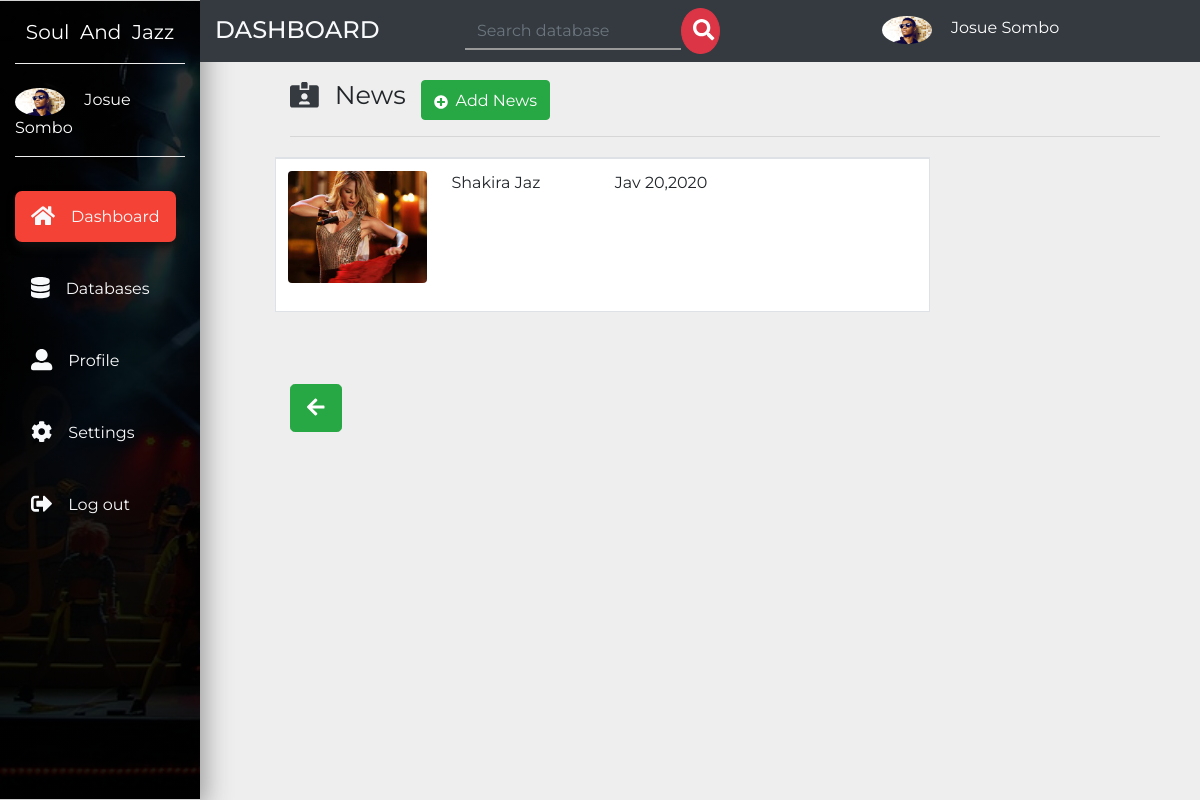
/admin/act/view.php?view=1, run on the app's committed database.
### tables this page shows
CREATE TABLE `user` (
  `id` int(11) NOT NULL AUTO_INCREMENT,
  `name` varchar(20) NOT NULL,
  `email` varchar(20) NOT NULL,
  `password` varchar(20) NOT NULL,
  `address` varchar(200) NOT NULL,
  `language` varchar(20) NOT NULL,
  `avatar` varchar(255) NOT NULL,
  `privilege` varchar(10) DEFAULT NULL,
  PRIMARY KEY (`id`)
);

CREATE TABLE `news` (
  `id` int(11) NOT NULL AUTO_INCREMENT,
  `news_name` varchar(25) NOT NULL,
  `news_img` varchar(25) NOT NULL,
  `news_date` varchar(30) NOT NULL,
  PRIMARY KEY (`id`)
);

### admin/db-conf.php (called while the page is built, shortened)
<?php
$con = mysqli_connect('localhost','josue','josue','blog');
$id_loginuser = $_SESSION['user'];
$sql = "SELECT * from user where id='$id_loginuser'";
$result = mysqli_query($con,$sql);
while($row = mysqli_fetch_assoc($result))
{
$name = $row['name'];
$avatar = $row['avatar'];
}
?>

### admin/act/view.php (the view, shortened to what this page needs)
<?php include_once('../db-conf.php');?>
<?php
 if (isset($_GET['view'])) {
   $id = $_GET['view'];
 }else{
  header("location:index.php");
 }
?>
<!DOCTYPE html>
<html lang="en">
  <head>
    <link rel="stylesheet" href="https://stackpath.bootstrapcdn.com/bootstrap/4.3.1/css/bootstrap.min.css">
    <link href="../../css/all.css" rel="stylesheet">
    <link rel="stylesheet" href="../../css/master.css">
  </head>
  <body>
  <nav class="navbar navbar-expand-md navbar-dark small">
  <div class="collapse navbar-collapse" id="navbarNavDropdown">
    <div class="container-fluid">
      <div class="row">
         <div class="col-lg-2 col-md-2 sidebar fixed-top">
         <a class="navbar-brand text-white d-block mx-auto text-center py-3 mb-4 botton-brand" href="../header.php">Soul &nbsp;And &nbsp;Jazz</a>
         <div class="botton-brand pb-3 mb-5">
           <img src="<?php echo "../".$avatar;?>" class="rounded-circle mr-3" width="50" alt="image">
           <a href="../header.php" class="text-white small-link"><?php echo $name;?></a>
         </div>
         <ul class="navbar-nav flex-column mt-4">
           <li class="navbar-item mb-5 mt-xs-2"><a href="../header.php" class="navbar-link text-light p-3 sidebar-link current"><i class="fa fa-home text-light fa-lg mr-3"></i>Dashboard</a></li>
           <li class="navbar-item mb-5"><a href="../database.php" class="navbar-link text-light p-3 sidebar-link"><i class="fas fa-database text-light fa-lg mr-3"></i>Databases</a></li>
           <li class="navbar-item mb-5"><a href="../profile.php" class="navbar-link text-light p-3 sidebar-link"><i class="fas fa-user-alt text-light fa-lg mr-3"></i>Profile</a></li>
           <li class="navbar-item mb-5"><a href="../setting.php" class="navbar-link text-light p-3 sidebar-link"><i class="fas fa-cog text-light fa-lg mr-3"></i>Settings</a></li>
           <li class="navbar-item mb-5"><a href="../logout.php" data-toggle="modal" data-target="#logout" class="navbar-link text-light p-3 sidebar-link"><i class="fas fa-sign-out-alt text-light fa-lg mr-3"></i>Log out</a></li>
         </ul>
         </div>
         <div class="col-lg-10 col-md-10 rightbar bg-dark ml-auto fixed-top py-2">
           <div class="row">
             <div class="col-md-3">
              <h4 class="text-uppercase text-light mb-0 pt-2">Dashboard</h4>
             </div>
             <div class="col-md-5 small-hide">
              <form method="post" action="../search.php" class="form-inline mb-0">
                <input type="search" name="search" id="search" placeholder="Search database" class="form-control search-bar">
                <button class="btn btn-danger search-button"><i class="fas fa-search fa-lg" style="margin-left: -5px;"></i></button>
              </form>
             </div>
             <div class="col-md-4 pt-2 small-hide">
               <img src="<?php echo "../".$avatar;?>" class="rounded-circle mr-3" width="50" alt="image">
               <a href="" class="text-white"><?php echo $name;?></a>
             </div>
           </div>
         </div>
      </div>
    </div>
  </div>
</nav>
<div class="container-fluid">
  <div class="row">
    <div class="col-lg-9 ml-auto " id="left-side">
      <div class="row pt-5 mt-3 mb-5">
        <div class="col-sm-12 mb-1">
          <h3 class="display-4 mt-auto" style="width:15%;font-size: 1.6rem;float: left;"><i class="fas fa-id-card-alt text-light fa-1x mr-3 text-dark mr-3"></i><strong class="pt-5">News</strong></h3> <a href="index.php" class="btn btn-success"><i class="fas fa-plus-circle pr-2 icon"></i>Add News</a>
        <hr>
        </div>
        <div class="bg-white border">
          <table class="table table-hover">
          <?php
          $sql = "SELECT * FROM news where id='$id'";
          $result = mysqli_query($con,$sql);
          while($row = mysqli_fetch_assoc($result)){?>
            <tr>
              <td class="w-52"><img src="<?php echo "../../".$row['news_img'];?>" class="img-fuid rounded img-cus" alt="image"></td>
              <td class="w-25"><?php echo $row['news_name'];?></td>
              <td class="w-50"><?php echo $row['news_date'];?></td>
            </tr>
          <?php }?>
          </table>
        </div>
    </div>
    <a href="index.php" class="btn btn-success mt-4 btn-lg"><i class="fas fa-arrow-left pt-0"></i></a>
  </div>
</div>
</div>
  </body>
</html>

### css/all.css (style rules this page uses)
.fa-lg { font-size: 1.33333em; line-height: 0.75em; vertical-align: -.0667em; }
.fa-1x { font-size: 1em; }
.fa-arrow-left:before { content: "\f060"; }
.fa-cog:before { content: "\f013"; }
.fa-database:before { content: "\f1c0"; }
.fa-home:before { content: "\f015"; }
.fa-id-card-alt:before { content: "\f47f"; }
.fa-plus-circle:before { content: "\f055"; }
.fa-search:before { content: "\f002"; }
.fa-sign-out-alt:before { content: "\f2f5"; }
.fa-user-alt:before { content: "\f406"; }

### css/master.css (style rules this page uses)
body { font-family: 'Montserrat', sans-serif; background: #eee; }
#left-side { position: absolute; left: 275px; }
ul li,a { font-size: 1rem; }
.current { background: #f44336; border-radius: 7px; box-shadow: 2px 5px 10px #111; transition: all .3s; }
.search-bar { background: transparent; border: none; border-radius:0; border-bottom: 2px solid #999; }
.img-cus { width: 100%; }
.search-button { width: 10%; border-radius: 50%; padding: 10px 16px; }
.sidebar { border-top:1px solid lightgray; background: linear-gradient(rgba(0,0,0,.8),rgba(0,0,0,.9)), url('../img/news.jpg'); background-size: cover; background-repeat: no-repeat; height: 100vh; border-bottom: 1px solid lightgray; box-sizing: border-box; box-shadow: 5px 7px 25px #999; }
.botton-brand { border-bottom: 1px groove #eee; }
.sidebar-link { transition: all .4s; }
.icon { font-size: 22px; padding-top: 8px; }

### data on the page
user: avatar (picture), name "Josue Sombo"
news: news_img (picture), news_name "Shakira Jaz", news_date "Jav 20,2020"
